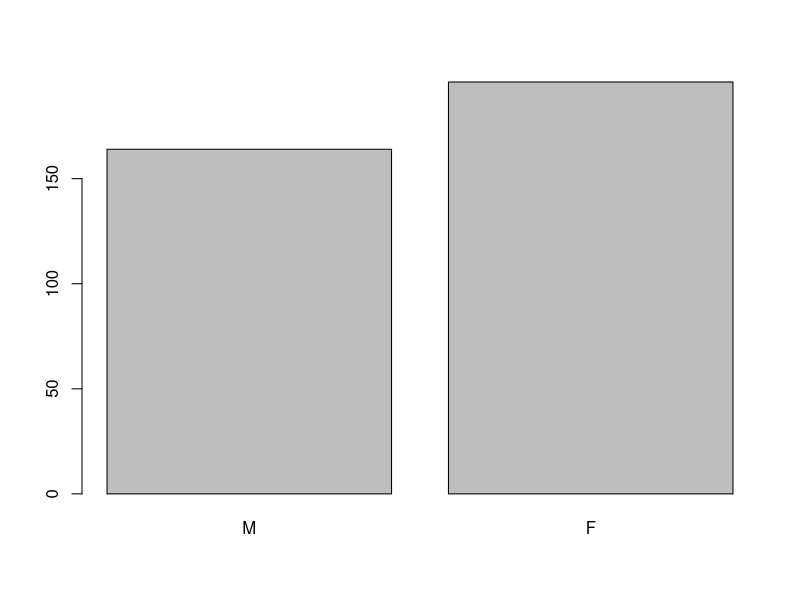
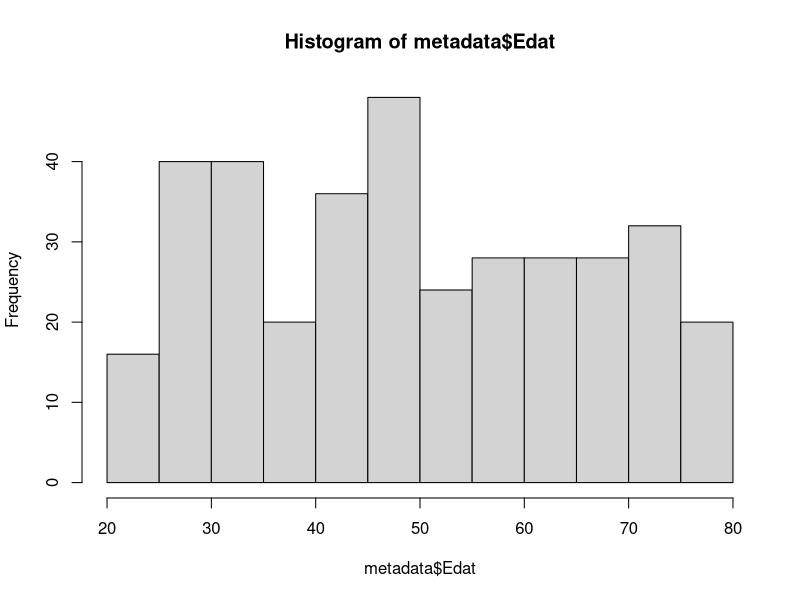

The R source for these figures, in order:
## ---- chunk 1
# Això és un chunck i s'ha d'escriure com si escribissim en un script d'R
# qualsevol text que volguem comentar aquí dins ha de començar per #

summary(cars) # el codi s'escriu com en un script d'R i el resultat d'aquest apareix just a sota
## ---- chunk 2
# carregar dades
metadata <- read.csv2("dades/practR_metadades.csv", dec = ",")
data_raw <- read.csv2("dades/practR_rnadata.csv", dec = ",")
## ---- chunk 3
str(metadata)
## ---- chunk 4
dim(metadata)
## ---- chunk 5
colnames(metadata) # Nom de les variables
## ---- chunk 6
rownames(metadata) [1:10] 
## ---- chunk 7

metadata$X[1:10] # columna que conté el nom de les mostres

rownames(metadata) <- metadata$X # definim el nom de les files (mostres)

metadata <- metadata[,-1] #eliminem columnes inecessàries
## ---- chunk 8
metadata$Individu <- factor(metadata$Individu)
metadata$Temps <- factor(metadata$Temps, levels = c(0, 1, 4, 24), labels = c("basal", "1set", "4set", "24set"))
metadata$Sexe <- factor(metadata$Sexe)
## ---- chunk 9
table(metadata$Sexe) # ordre predeterminat (normalment ordre alfabètic)
metadata$Sexe <- factor(metadata$Sexe, levels = c("M", "F")) # mitjançant "levels" definim l'odre de les categories
table(metadata$Sexe) # comprovem si s'ha guardat l'ordre correcte
## ---- chunk 10
barplot(table(metadata$Sex))
## ---- chunk 11
metadata$Sexe <- factor(metadata$Sexe, levels = c("F", "M"))
## ---- chunk 12
summary(metadata$Edat)
## ---- chunk 13
hist(metadata$Edat)
## ---- chunk 14
# extreure el nom de les mostres
sample_name <- data_raw$X
# definir nom de les files (mostres)
rownames(data_raw) <- sample_name
# eliminar la columna X
data0 <- data_raw[,-1]
## ---- chunk 15
gene_names <- colnames(data0)
## ---- chunk 16
# Detectem els gens que no estiguin presents a cap mostra
zero_rm <- which(colSums(data0) == 0) 
length(zero_rm) # quants n'hi ha?
## ---- chunk 17
data <- data0[,-zero_rm]
## ---- chunk 18
shapiro.test(data$Gen_1)$p.value
## ---- chunk 19
# Normalitat de tots els gens (funció apply)
normality.test<-apply(data, 2, function(x) shapiro.test(x)$p.value)
head(normality.test)
## ---- chunk 20
sum(normality.test>=0.05) # quants gens segueixen una distribució normal?
